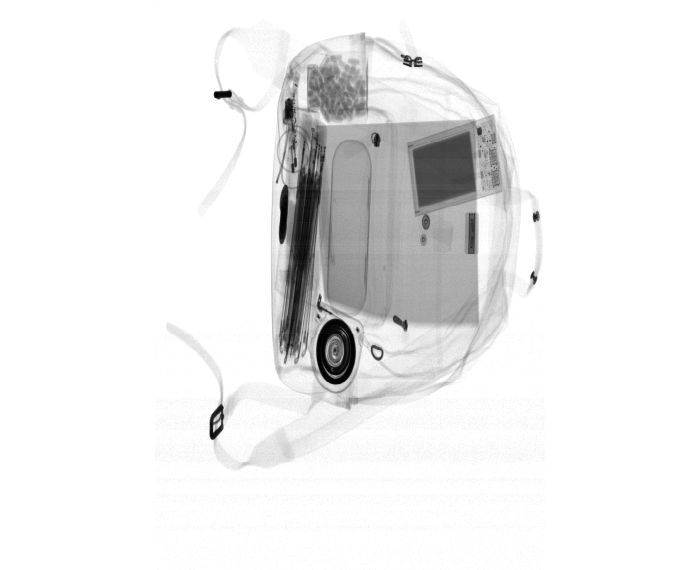
#> input picture sample/input/police8.png, 700 x 570 px
$ python run.py
#> lines starting #> are read from the running program, lines starting #| are printed output that depends on the picture
### library/utils/io.py
from library.utils.header import *

# [35 lines left out: functions cv_load_image, cv_save_image, not called in this run]


def load_image(options):
    '''
    options = {
        "file_name": {file_name},
        "dtype": {dtype}
    }
    '''
    file_name = options["file_name"]
    dtype = options["dtype"]

    img = Image.open(file_name)
#> img is the input picture: PIL image 700x570 L; min 0, max 255, mean 237.1
    img.load()

    data = np.asarray(img, dtype=dtype)
    return data

def save_image(data, options):
    '''
    options = {
        "file_name": {file_name},
        "dtype": {dtype},
        "start_pixel": {start_pixel},
        "end_pixel": {end_pixel}
    }
    '''
    file_name = options["file_name"]
    dtype = options["dtype"]
    start_pixel = options["start_pixel"]
    end_pixel = options["end_pixel"]

    img = Image.fromarray(
        np.asarray(
            np.clip(data, start_pixel, end_pixel), dtype=dtype
        )
    )
    img.save(file_name)

# [14 lines left out: function save_raw, not called in this run]

### library/images/bright_dark.py
from library.utils.header import *
from library.utils.abstract import AbstractBit

class BrightDark(AbstractBit):

    def bit8(self, data, options={}):
        option_level = options["level"] / 10
#> option_level = 0.1
        data_max = np.iinfo(data.dtype).max
#> data_max = 255
        data_min = np.iinfo(data.dtype).min
#> data_min = 0

        float_data = data / data_max
        result = float_data + option_level
        result = result * data_max
        result[result > data_max] = data_max
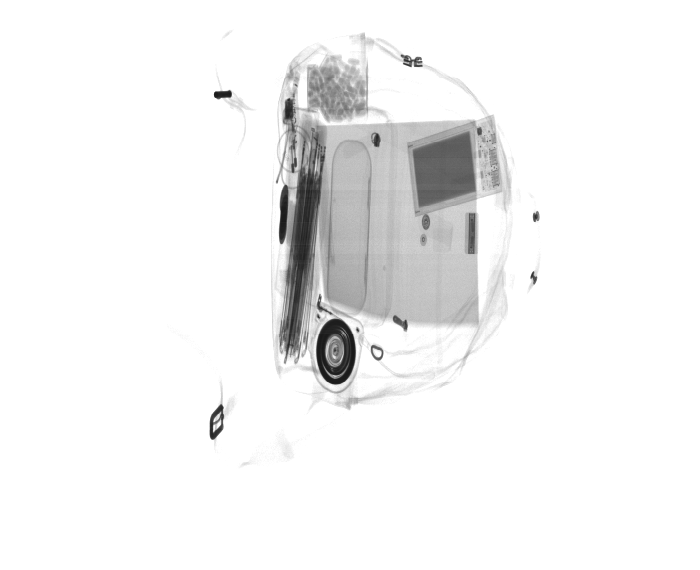
#> result: shape (570, 700) float64; min 25.5, max 255, mean 242.7
        result[result < data_min] = data_min

        result= result.astype(data.dtype)
        return result

    # [27 lines left out: functions bit16, bit24, not called in this run]


'''
def bright_dark(data, options={}):
    option_level = options["level"]
    data_max = np.iinfo(data.dtype).max
    data_min = np.iinfo(data.dtype).min

    float_data = data / data_max
    result = float_data + option_level
    result = result * data_max
    result[result > data_max] = data_max
    result[result < data_min] = data_min

    result= result.astype(data.dtype)
    return result
'''

### library/test.py
from library.utils.header import *
from library.utils.io import *

def police_load():
    load_file_name="./sample/input/police8.png"

    load_options={
        "file_name":load_file_name,
        "dtype":np.uint8
    }
    image = load_image(load_options)
    return image

def police_save(image, options={}):
    file_name = options["file_name"]
#> file_name = 'bright_dark'

    save_file_name=f"./sample/output/police8_{file_name}.png"
#> save_file_name = './sample/output/police8_bright_dark.png'

    if os.path.isfile(save_file_name):
        os.remove(save_file_name)

    dtype = image.dtype

    save_options={
        "file_name":save_file_name,
        "dtype":dtype,
        "start_pixel":np.iinfo(dtype).min,
        "end_pixel":np.iinfo(dtype).max
    }
    #print(save_options)
    save_image(image, save_options)
#> in save_image, `start_pixel = options["start_pixel"]`: start_pixel = 0
#> in save_image, `end_pixel = options["end_pixel"]`: end_pixel = 255

    return save_file_name

# [62 lines left out: functions container_load, container_save, cow_load, cow_save, not called in this run]

### library/image_filter.py
from library.utils.header import *

from library.images.bright_dark import BrightDark
from library.images.sharp_blur import SharpBlur
from library.images.reverse import Reverse
from library.images.contrast import Contrast
from library.images.roi import Roi

from library.utils.abstract import AbstractFilter


class ImageFilter():
    def __init__(self):
        self.bit8 = Bit8()
        self.bit16 = Bit16()
        self.bit24 = Bit24()

class Bit8(AbstractFilter):

    def __init__(self):
        self._bright_dark = BrightDark()
        self._sharp_blur = SharpBlur()
        self._reverse = Reverse()
        self._contrast = Contrast()
        self._roi = Roi()

    def bright_dark(self, data, options={}):
        image = self._bright_dark.bit8(data, options)
        return image

    def sharp_blur(self, data, options={}):
        image = self._sharp_blur.bit8(data, options)
        return image

    def reverse(self, data, options={}):
        image = self._reverse.bit8(data, options)
        return image

    def roi(self, data, options={}):
        image = self._roi.bit8(data, options)
        return image

    def contrast(self, data, options={}):
        image = self._contrast.bit8(data, options)
        return image


class Bit16(AbstractFilter):

    def __init__(self):
        self._bright_dark = BrightDark()
        self._sharp_blur = SharpBlur()
        self._reverse = Reverse()
        self._contrast = Contrast()
        self._roi = Roi()

    def bright_dark(self, data, options={}):
        image = self._bright_dark.bit16(data, options)
        return image

    def sharp_blur(self, data, options={}):
        image = self._sharp_blur.bit16(data, options)
        return image

    def reverse(self, data, options={}):
        image = self._reverse.bit16(data, options)
        return image

    def roi(self, data, options={}):
        image = self._roi.bit16(data, options)
        return image

    def contrast(self, data, options={}):
        image = self._contrast.bit16(data, options)
        return image


class Bit24(AbstractFilter):

    def __init__(self):
        self._bright_dark = BrightDark()
        self._sharp_blur = SharpBlur()
        self._reverse = Reverse()
        self._contrast = Contrast()
        self._roi = Roi()

    def bright_dark(self, data, options={}):
        image = self._bright_dark.bit24(data, options)
        return image

    def sharp_blur(self, data, options={}):
        image = self._sharp_blur.bit24(data, options)
        return image

    def reverse(self, data, options={}):
        image = self._reverse.bit24(data, options)
        return image

    def roi(self, data, options={}):
        image = self._roi.bit24(data, options)
        return image

    def contrast(self, data, options={}):
        image = self._contrast.bit24(data, options)
        return image


### run.py

from library.image_filter import ImageFilter
from library.test import *

class Test16BitContainer:
    def __init__(self):
        self.image_filter = ImageFilter()

    # [34 lines left out: functions test_bright_dark, test_sharp_blur, test_reverse, test_roi, test_contrast, not called in this run]


class Test8BitPolice:
    def __init__(self):
        self.image_filter = ImageFilter()

    def test_bright_dark(self):
        image = police_load()
        #algorithm start
        image = self.image_filter.bit8.bright_dark(image, options={"level":1})
        #algorithm end
        police_save(image, options={"file_name":"bright_dark"})

    # [27 lines left out: functions test_sharp_blur, test_reverse, test_roi, test_contrast, not called in this run]


if __name__ == '__main__':
    test_8bit_police =  Test8BitPolice()
    test_8bit_police.test_bright_dark()

$ run again, with sample/input/police16bit.png copied over sample/input/police8.png
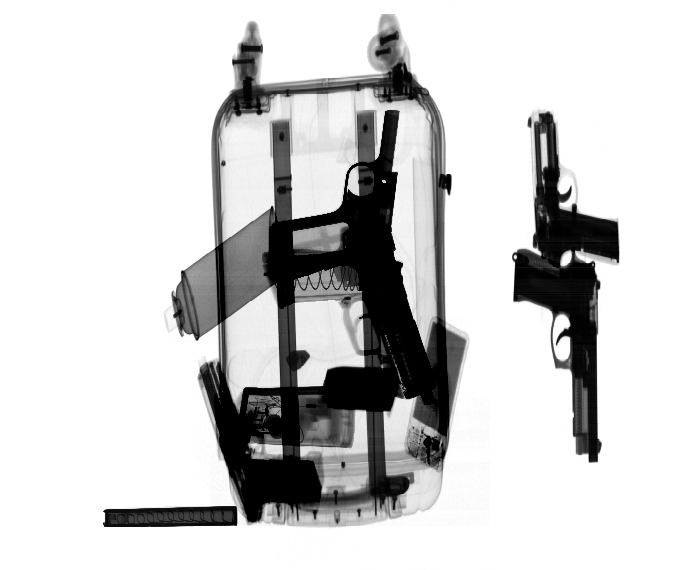
#> input picture sample/input/police16bit.png, 700 x 570 px
#> in load_image, img is the input picture: PIL image 700x570 I;16; min 0, max 65535, mean 53436.1
#> in load_image, `data = np.asarray(img, dtype=dtype)`:
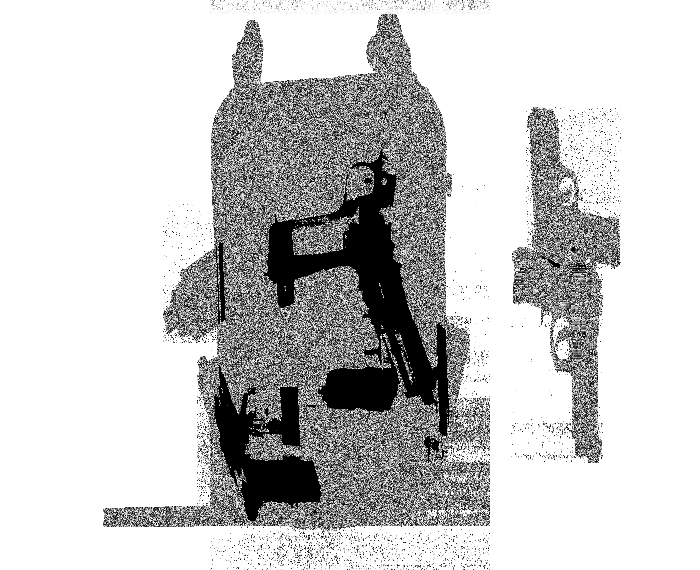
#> data: shape (570, 700); min 0, max 255, mean 202.3
#> option_level = 0.1
#> in bit8, `result[result > data_max] = data_max`:
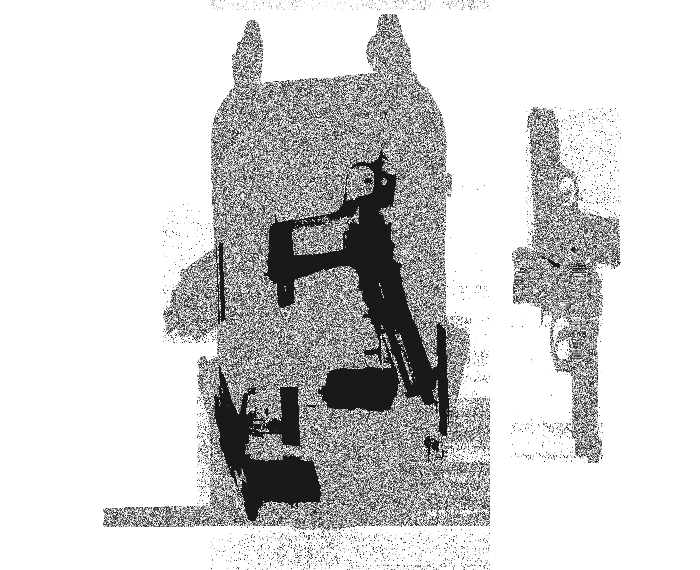
#> result: shape (570, 700) float64; min 25.5, max 255, mean 211
#> in police_save, `file_name = options["file_name"]`: file_name = 'bright_dark'
#> save_file_name = './sample/output/police8_bright_dark.png'
#> start_pixel = 0
#> end_pixel = 255
